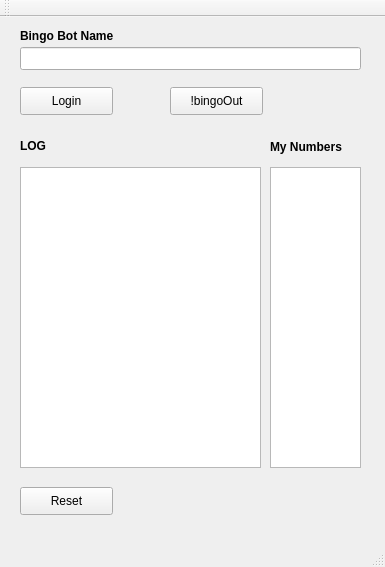
<?xml version="1.0" encoding="UTF-8"?>
<ui version="4.0">
 <class>MainWindow</class>
 <widget class="QMainWindow" name="MainWindow">
  <property name="geometry">
   <rect>
    <x>0</x>
    <y>0</y>
    <width>385</width>
    <height>567</height>
   </rect>
  </property>
  <property name="windowTitle">
   <string>MainWindow</string>
  </property>
  <widget class="QWidget" name="centralWidget">
   <widget class="QPushButton" name="pushButton_login">
    <property name="geometry">
     <rect>
      <x>20</x>
      <y>70</y>
      <width>93</width>
      <height>28</height>
     </rect>
    </property>
    <property name="text">
     <string>Login</string>
    </property>
   </widget>
   <widget class="QListWidget" name="listWidget_log">
    <property name="geometry">
     <rect>
      <x>20</x>
      <y>150</y>
      <width>241</width>
      <height>301</height>
     </rect>
    </property>
   </widget>
   <widget class="QLabel" name="label_log">
    <property name="geometry">
     <rect>
      <x>20</x>
      <y>120</y>
      <width>59</width>
      <height>17</height>
     </rect>
    </property>
    <property name="font">
     <font>
      <weight>75</weight>
      <bold>true</bold>
     </font>
    </property>
    <property name="text">
     <string>LOG</string>
    </property>
   </widget>
   <widget class="QPushButton" name="pushButton_bingoOut">
    <property name="geometry">
     <rect>
      <x>170</x>
      <y>70</y>
      <width>93</width>
      <height>28</height>
     </rect>
    </property>
    <property name="text">
     <string>!bingoOut</string>
    </property>
   </widget>
   <widget class="QPushButton" name="pushButton_reset">
    <property name="geometry">
     <rect>
      <x>20</x>
      <y>470</y>
      <width>93</width>
      <height>28</height>
     </rect>
    </property>
    <property name="text">
     <string>Reset</string>
    </property>
   </widget>
   <widget class="QListWidget" name="listWidget_numbers">
    <property name="geometry">
     <rect>
      <x>270</x>
      <y>150</y>
      <width>91</width>
      <height>301</height>
     </rect>
    </property>
   </widget>
   <widget class="QLabel" name="label_numbers">
    <property name="geometry">
     <rect>
      <x>270</x>
      <y>120</y>
      <width>91</width>
      <height>20</height>
     </rect>
    </property>
    <property name="font">
     <font>
      <weight>75</weight>
      <bold>true</bold>
     </font>
    </property>
    <property name="text">
     <string>My Numbers</string>
    </property>
   </widget>
   <widget class="QLineEdit" name="lineEdit_bingoBotName">
    <property name="geometry">
     <rect>
      <x>20</x>
      <y>30</y>
      <width>341</width>
      <height>23</height>
     </rect>
    </property>
   </widget>
   <widget class="QLabel" name="label_botName">
    <property name="geometry">
     <rect>
      <x>20</x>
      <y>10</y>
      <width>231</width>
      <height>17</height>
     </rect>
    </property>
    <property name="font">
     <font>
      <weight>75</weight>
      <bold>true</bold>
     </font>
    </property>
    <property name="text">
     <string>Bingo Bot Name</string>
    </property>
   </widget>
  </widget>
  <widget class="QMenuBar" name="menuBar">
   <property name="geometry">
    <rect>
     <x>0</x>
     <y>0</y>
     <width>385</width>
     <height>26</height>
    </rect>
   </property>
  </widget>
  <widget class="QToolBar" name="mainToolBar">
   <attribute name="toolBarArea">
    <enum>TopToolBarArea</enum>
   </attribute>
   <attribute name="toolBarBreak">
    <bool>false</bool>
   </attribute>
  </widget>
  <widget class="QStatusBar" name="statusBar"/>
 </widget>
 <layoutdefault spacing="6" margin="11"/>
 <resources/>
 <connections/>
</ui>
